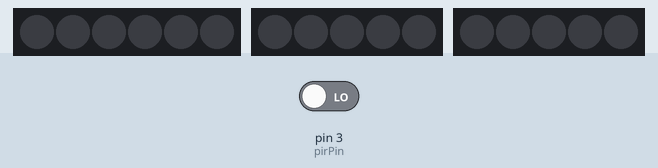
The sketch below on a simulated Arduino Uno, built with avr-gcc and run on an emulated ATmega328P. Shown: 6 RGB LEDs in strip order, left to right, 2 × 5 RGB LEDs in strip order, left to right. Inputs (shaded band) come from the test bench; at power-on: pin 3 (pirPin) LOW. Dim RGB values are drawn brighter than linear; random numbers use the default seed unless the sketch sets one.

Above: at 1.2 s.
1.3 s: pin 3 (pirPin) driven HIGH
At 1.45 s:
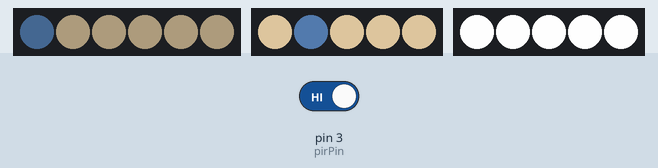
At 3.4 s:
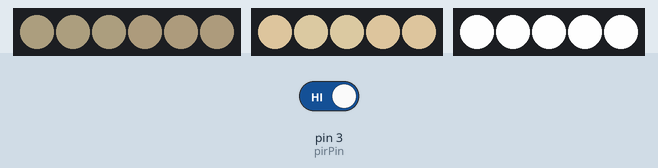
Timing chart, 0 to 12.1 s (numbered marks = the images above; inputs shaded):
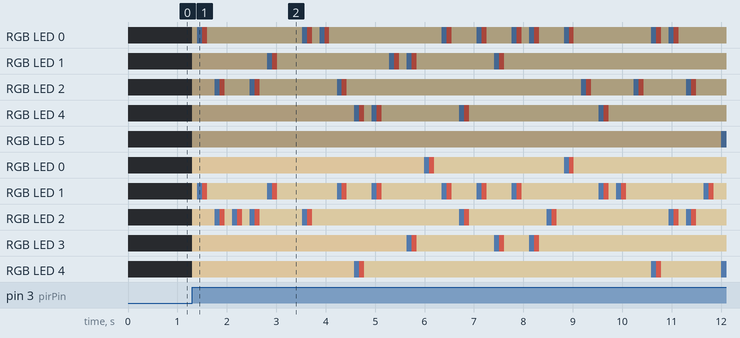

The sketch:

neoFlicker.ino
```cpp
#include <Adafruit_NeoPixel.h>

// declare pins
const int neoPinA = 6;
const int neoPinB = 7;
const int neoPinM = 8;
const int pirPin = 3;

// declare number of lights for each strip
const int numLightsA = 6;
const int numLightsB = 5;
const int numLightsM = 5;

// declare variable to track time
unsigned long startTime;

// declare on/off state
int onA;
int onB;
int onM;
int offA;
int offB;
int offM;

// declare random varibales for flicker
int randA;
int randB;

// declare instances of each strip
Adafruit_NeoPixel stripA = Adafruit_NeoPixel(numLightsA, neoPinA, NEO_GRB + NEO_KHZ800);
Adafruit_NeoPixel stripB = Adafruit_NeoPixel(numLightsB, neoPinB, NEO_GRB + NEO_KHZ800);
Adafruit_NeoPixel stripM = Adafruit_NeoPixel(numLightsM, neoPinM, NEO_GRB + NEO_KHZ800);

void setup() {
  // put your setup code here, to run once:
  Serial.begin(9600);

  // initialize motion sensor as an input
  pinMode(pirPin, INPUT);

  // initialize pixels
  stripA.begin();
  stripB.begin();
  stripM.begin();

  // initlize pixels to be off
  stripA.show();
  stripB.show();
  stripM.show();

  // save on state for each strand
  onA = stripA.Color(248, 228, 182);
  onB = stripB.Color(248, 228, 182);
  onM = stripB.Color(255, 255, 255);

  // save off state for each strand
  offA = stripA.Color(0, 0, 0);
  offB = stripB.Color(0, 0, 0);
  offM = stripM.Color(0, 0, 0);
}

void loop() {
  if (digitalRead(pirPin) == HIGH) {
    // set colors for all neopixels
    setColorsA(onA);
    setColorsB(onB);
    setColorsM(onM);

    // start clock to track time
    startTime = millis();

    // first turn on moon
    stripM.setBrightness(250);
    stripM.show();

    // then start tracking time and flicker lights
    while (millis() - startTime < 30000) {
      stripA.setBrightness(50);
      stripB.setBrightness(150);
      stripA.show();
      stripB.show();
      delay(100);
      flicker();
    }

    // after 30 seconds, turn off all lights
    setColorsA(offA);
    setColorsB(offB);
    setColorsM(offM);
    stripA.show();
    stripB.show();
    stripM.show();
  }
}

void flicker() {
  randA = random(0, 7);   // 6 total neopixels
  randB = random(0, 6);   // 5 total neopixels
  // turn blue
  stripA.setPixelColor(randA, 42, 62, 88);
  stripB.setPixelColor(randB, 42, 62, 88);
  stripA.show();
  stripB.show();
  delay(100);
  // turn red
  stripA.setPixelColor(randA, 219, 92, 78);
  stripB.setPixelColor(randB, 219, 92, 78);
  stripA.show();
  stripB.show();
  delay(100);
  // turn blue
  stripA.setPixelColor(randA, 248, 228, 182);
  stripB.setPixelColor(randB, 248, 228, 182);
  stripA.show();
  stripB.show();
  delay(50);
}

void setColorsA(uint32_t c) {
  for (uint16_t i = 0; i < stripA.numPixels(); i++) {
    stripA.setPixelColor(i, c);
  }
}

void setColorsB(uint32_t c) {
  for (uint16_t i = 0; i < stripB.numPixels(); i++) {
    stripB.setPixelColor(i, c);
  }
}

void setColorsM(uint32_t c) {
  for (uint16_t i = 0; i < stripM.numPixels(); i++) {
    stripM.setPixelColor(i, c);
  }
}
```

Measured:
- what the display in image 2 shows lasts 0.5 s, from 3.0 s to 3.5 s
